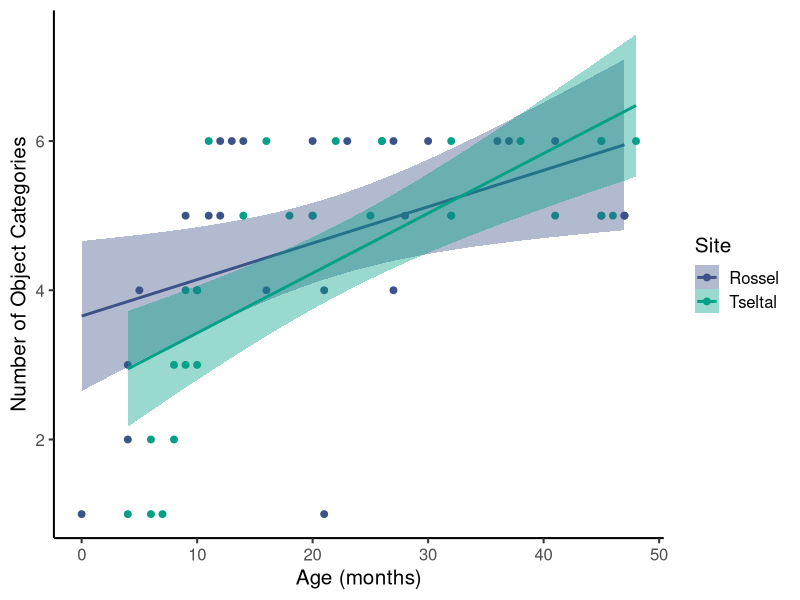
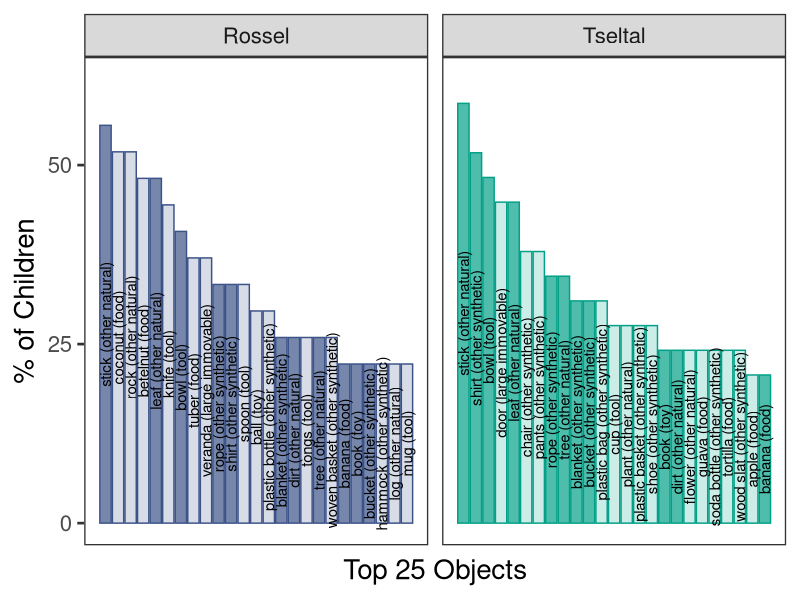
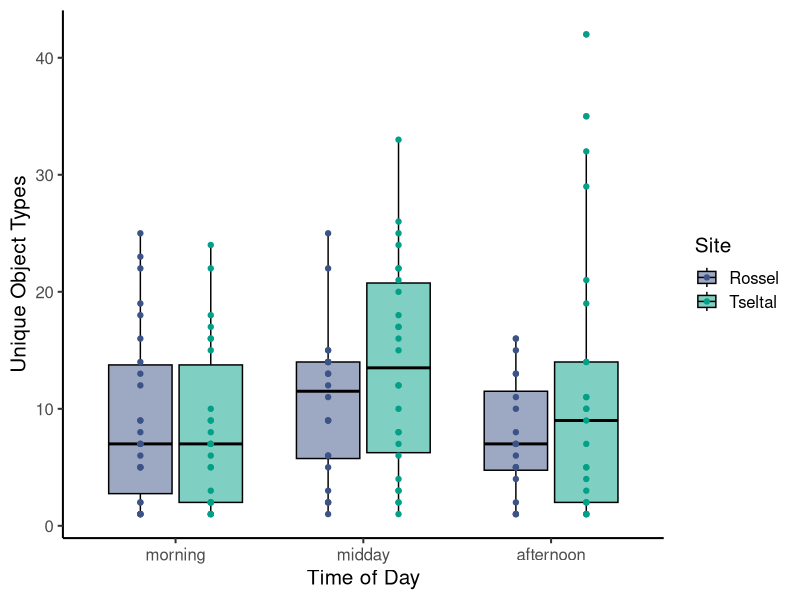
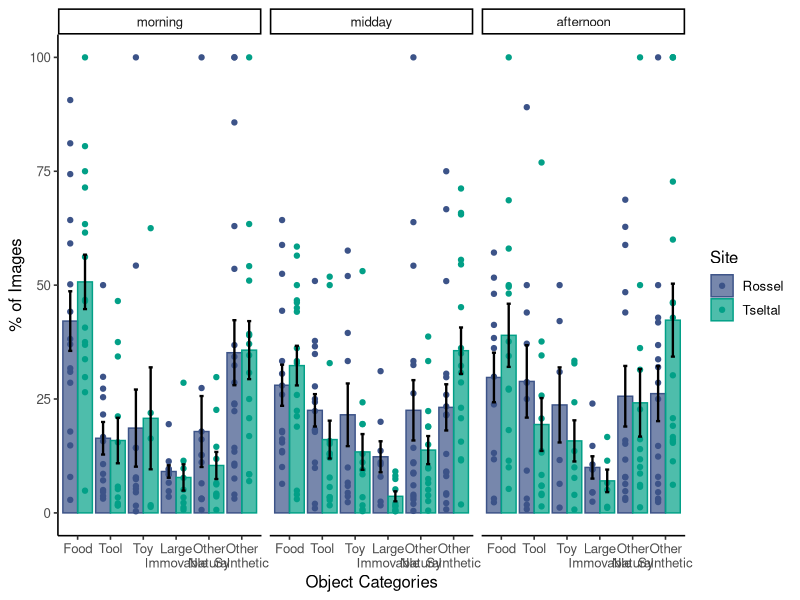
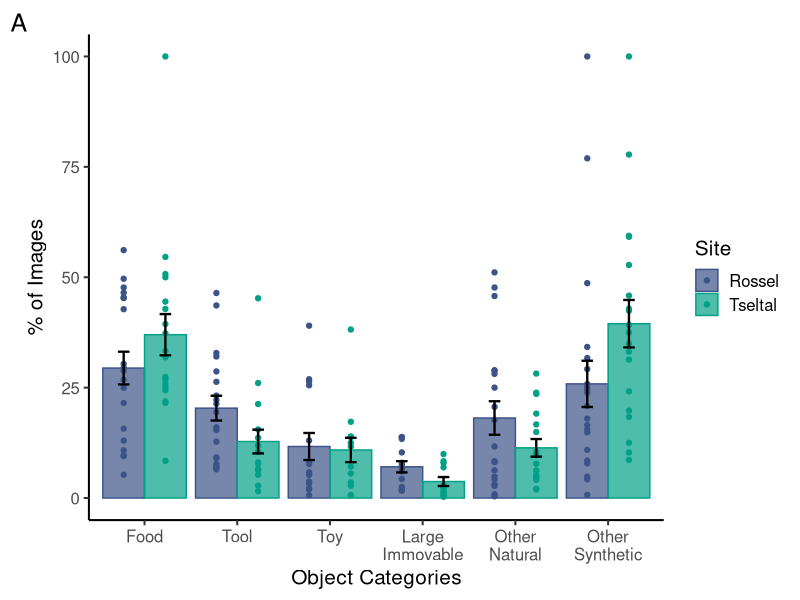
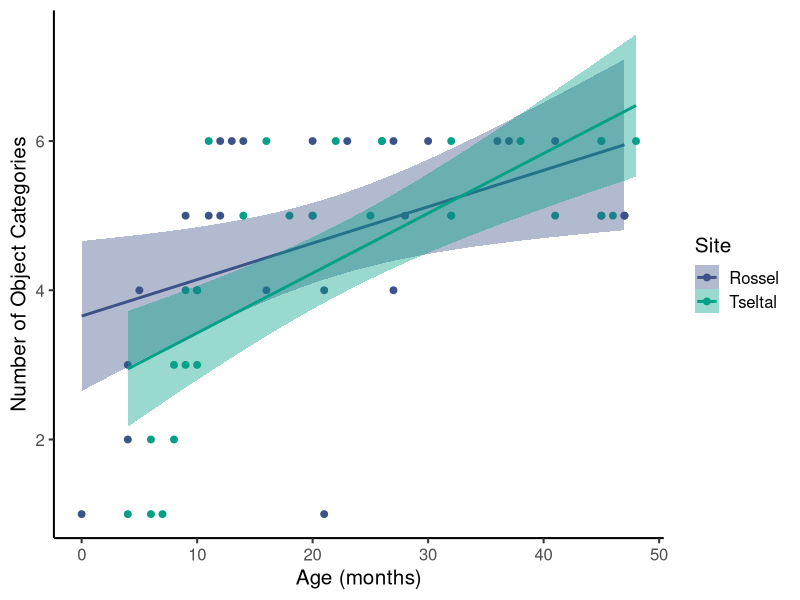
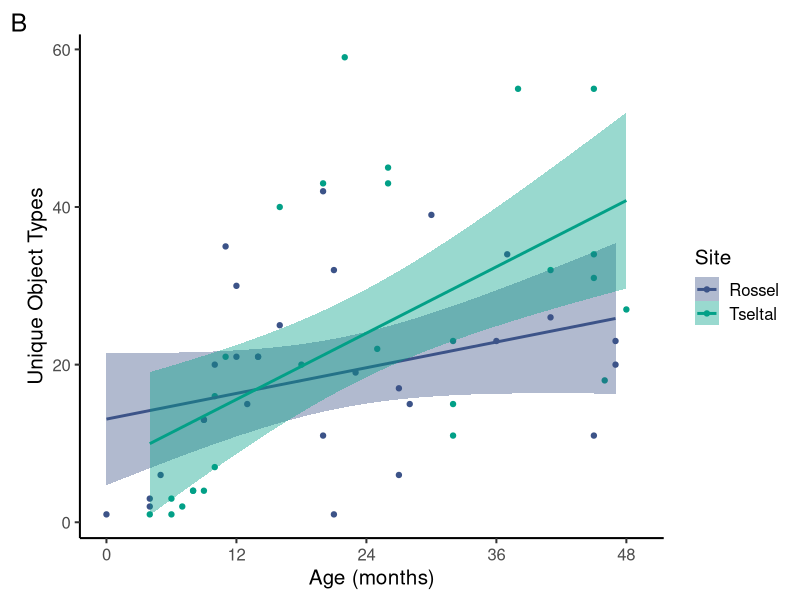
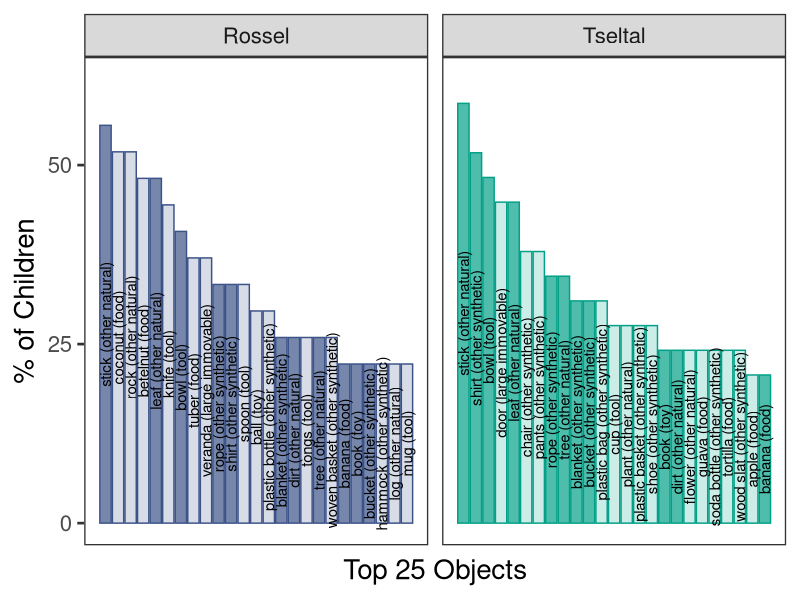

Recreate these plots in R, in order.
library(tidyverse)
library(ggpubr)
library(lubridate)

data <- read_csv("../data/usable.data_20220106.csv") %>%
  mutate(object = ifelse(object %in% c("croc shoe", "flip flop", "sneaker", "flat shoe"), 
                         "shoe", object), 
    hour = hour(timestamp), 
    tod = case_when(
      hour < 11 ~ "morning", 
      hour >= 11 & hour <= 13 ~ "midday", 
      hour > 13 ~ "afternoon"), 
    tod = factor(tod, levels = c("morning", "midday", "afternoon")))
site_colors <- c("Rossel" = "#3C5388", 
                 "Tseltal" = "#02A087")

# categories --------------------------------------------------------------
category_counts <- data %>%
  group_by(age, object_type, site) %>%
  summarize(n_category = n()) %>%
  distinct() %>%
  ungroup() %>% 
  group_by(age, site) %>%
  summarize(n_images = sum(n_category), 
            n_category = n_category, 
            prop = n_category/n_images, 
            object_type = object_type) %>%
  distinct() %>%
  mutate(object_type = factor(object_type, 
                              levels = c("Food", "Tool", "Toy", 
                                         "Large Immovable",
                                         "Other Natural Object",
                                        "Other Synthetic Object"),
                              labels = c("Food", "Tool", "Toy", 
                                         "Large\nImmovable",
                                         "Other\nNatural", 
                                         "Other\nSynthetic")))

category_means <- category_counts %>%
  group_by(object_type, site) %>%
  summarize(mean = mean(prop), 
            sd = sd(prop), 
            n = n(), 
            se = sd/sqrt(n))
  
plot1 <- ggplot() +
  geom_bar(data = category_means, 
           mapping  = aes(x = object_type, y = mean*100, color = site, fill = site),
           stat = "identity", 
           position = "dodge", 
           alpha = 0.7) + 
  geom_point(data = category_counts,
             mapping = aes(x = object_type, y = prop*100, color = site, fill = site),
             position = position_dodge(width = 0.9), 
             size = 1.5) +
  geom_errorbar(data = category_means,
                mapping = aes(x = object_type, ymin = (mean - se)*100, ymax = (mean + se)*100, 
                              group = site),
                position = position_dodge(width = 0.9), 
                width = 0.25, size = 0.8, color = "black") +
  scale_color_manual(values = site_colors) +
  scale_fill_manual(values = site_colors) +
  labs(x = "Object Categories", y = "% of Images", 
       color = "Site", fill = "Site", tag = "A") +
  theme_classic(base_size = 15)
ggsave("../figs/category-props.jpg", height = 5, width = 7)
  
unique_categories <- data %>%
  group_by(sub_num) %>%
  summarize(n = length(unique(object_type)), 
            age = age, 
            site = site) %>%
  distinct()

ggplot(unique_categories, aes(x = age, y = n, color = site, fill = site)) +
  geom_point(size = 2) +
  geom_smooth(method = "lm") +
  scale_color_manual(values = site_colors) +
  scale_fill_manual(values = site_colors) +
  labs(x = "Age (months)", y = "Number of Object Categories", 
       color = "Site", fill = "Site") + 
  theme_classic(base_size = 15)
ggsave("../figs/unique-categories.jpg", height = 5, width = 6)

# objects -----------------------------------------------------------------
## proportion of unique objects handled per recording
unique_objects <- data %>%
  group_by(sub_num) %>%
  summarize(n_total = n(),
            n_unique = length(unique(object)), 
            prop = n_unique/n_total,
            age = age, 
            site = site) %>%
  distinct() %>%
  ungroup()

m <- glm(n_unique ~ age + site, data = unique_objects)
summary(m)

unique_objects %>%
  summarize(mean = mean(n_unique), 
            min = min(n_unique), 
            max = max(n_unique))

plot2 <- ggplot(unique_objects, aes(x = age, y = n_unique, color = site, fill = site)) +
  geom_point() +
  geom_smooth(method = "lm") +
  scale_color_manual(values = site_colors) +
  scale_fill_manual(values = site_colors) +
  labs(x = "Age (months)", y = "Unique Object Types", 
       color = "Site", fill = "Site", tag = "B") + 
  scale_x_continuous(limits = c(0, 49), breaks = c(0, 12, 24, 36, 48)) +
  theme_classic(base_size = 15)
ggsave("../figs/unique-objects.jpg", height = 5, width = 6)

# top objects based overlap across kids
top_objects_list <- list()
for (i in unique(data$site)) {
  top_objects <- data %>%
    filter(site == i) %>%
    mutate(total_kids = length(unique(sub_num))) %>%
    group_by(object) %>%
    summarize(n_kids = length(unique(sub_num)), 
              total_kids = total_kids, 
              prop = n_kids/total_kids) %>%
    ungroup() %>%
    distinct() %>%
    arrange(desc(prop)) %>%
    mutate(rank = row_number(), 
           site = i) 
  top_objects_list[[i]] <- top_objects
}
top_objects <- do.call(rbind, top_objects_list)

rossel_objects <- top_objects %>%
  filter(site == "Rossel") %>%
  pull(object)

tseltal_objects <- top_objects %>%
  filter(site == "Tseltal") %>%
  pull(object)

shared_objects <- intersect(rossel_objects, tseltal_objects)

length(shared_objects)/(length(rossel_objects) + length(tseltal_objects) - length(shared_objects))

data %>%
  filter(site == "Rossel") %>%
  group_by(object) %>%
  summarize(n_children = length(unique(sub_num))) 
  
test <- data %>%
  filter(site == "Tseltal") %>%
  mutate(total_kids = length(unique(sub_num))) %>%
  group_by(object) %>%
  summarize(n_kids = length(unique(sub_num)), 
            total_kids = total_kids, 
            prop = n_kids/total_kids) %>%
  ungroup() %>%
  distinct() %>%
  arrange(prop) %>%
  summarize(mean = mean(prop),
            min = min(prop), 
            max = max(prop))

data %>%
  filter(object %in% shared_objects & site == "Rossel") %>%
  group_by(site, object) %>%
  summarize(n = n()) %>%
  arrange(desc(n))

rossel_objects_top25 <- top_objects %>%
  filter(rank <= 25 & site == "Rossel") %>% 
  select(object) %>%
  distinct() %>%
  pull()

tseltal_objects_top25 <- top_objects %>%
  filter(rank <= 25 & site == "Tseltal") %>% 
  select(object) %>%
  distinct() %>%
  pull()

top_category_labels <- data %>%
  filter(object %in% rossel_objects_top25 | object %in% tseltal_objects_top25) %>%
  group_by(object, object_type) %>%
  summarize(n = n()) %>%
  ungroup() %>%
  group_by(object) %>%
  summarize(max = max(n), 
            n = n,
            object_type = object_type) %>%
  filter(n == max) %>%
  select(object, object_type)
  
top_objects <- top_objects %>%
  left_join(top_category_labels, by = "object") %>%
  mutate(both = ifelse(object %in% rossel_objects_top25 & object %in% tseltal_objects_top25, 1, 0), 
         label = paste0(object, " (", tolower(trimws(str_remove(object_type, "Object"))), ")"))

ggplot(filter(top_objects, rank <= 25), 
       aes(x = rank, y = prop*100, color = site, fill = site)) +
  facet_grid(. ~ site) +
  geom_bar(aes(alpha = as.factor(both)), stat = "identity") +
  geom_text(aes(y = prop*100/2, label = label), color = "black", srt = 90, size = 3.8) +
  scale_alpha_manual(values = c(0.2, 0.7)) +
  scale_color_manual(values = site_colors) +
  scale_fill_manual(values = site_colors) +
  labs(x = "Top 25 Objects", y = "% of Children") +
  scale_y_continuous(limits = c(0, 62), breaks = c(0, 25, 50)) + 
  theme_test(base_size = 20) +
  theme(axis.text.x = element_blank(), axis.ticks.x = element_blank(), 
        legend.position = "none")
ggsave("../figs/top-objects.jpg", height = 8, width = 12)

# time of day -------------------------------------------------------------
unique_objects_by_time <- data %>%
  group_by(sub_num, tod) %>%
  summarize(n_total = n(),
            n_unique = length(unique(object)), 
            prop = n_unique/n_total,
            age = age, 
            site = site) %>%
  distinct() %>%
  ungroup()

ggplot(unique_objects_by_time, aes(x = tod, y = n_unique, color = site, fill = site)) +
  geom_boxplot(alpha = 0.5, color = "black") +
  geom_point(position = position_dodge(width = 0.75)) +
  scale_color_manual(values = site_colors) +
  scale_fill_manual(values = site_colors) +
  labs(x = "Time of Day", y = "Unique Object Types", color = "Site", fill = "Site") + 
  theme_classic(base_size = 15)


category_counts_by_time <- data %>%
  group_by(age, object_type, site, tod) %>%
  summarize(n_category = n()) %>%
  distinct() %>%
  ungroup() %>% 
  group_by(age, site, tod) %>%
  summarize(n_images = sum(n_category), 
            n_category = n_category, 
            prop = n_category/n_images, 
            object_type = object_type) %>%
  distinct() %>%
  mutate(object_type = factor(object_type, 
                              levels = c("Food", "Tool", "Toy", 
                                         "Large Immovable",
                                         "Other Natural Object",
                                         "Other Synthetic Object"),
                              labels = c("Food", "Tool", "Toy", 
                                         "Large\nImmovable",
                                         "Other\nNatural", 
                                         "Other\nSynthetic")))

category_means_by_time <- category_counts_by_time %>%
  group_by(object_type, site, tod) %>%
  summarize(mean = mean(prop), 
            sd = sd(prop), 
            n = n(), 
            se = sd/sqrt(n))

ggplot() +
  facet_grid(. ~ tod) +
  geom_bar(data = category_means_by_time, 
           mapping  = aes(x = object_type, y = mean*100, color = site, fill = site),
           stat = "identity", 
           position = "dodge", 
           alpha = 0.7) + 
  geom_point(data = category_counts_by_time,
             mapping = aes(x = object_type, y = prop*100, color = site, fill = site),
             position = position_dodge(width = 0.9), 
             size = 1.5) +
  geom_errorbar(data = category_means_by_time,
                mapping = aes(x = object_type, ymin = (mean - se)*100, ymax = (mean + se)*100, 
                              group = site),
                position = position_dodge(width = 0.9), 
                width = 0.25, size = 0.8, color = "black") +
  scale_color_manual(values = site_colors) +
  scale_fill_manual(values = site_colors) +
  labs(x = "Object Categories", y = "% of Images", 
       color = "Site", fill = "Site") +
  theme_classic(base_size = 12)